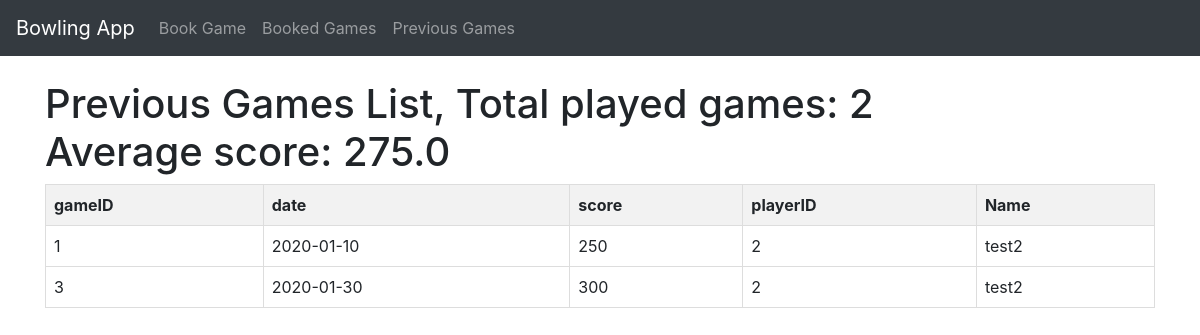
Screenshot of /previous_games (signed in) with the database file from the repository.
### tables this page shows
CREATE TABLE PreviousGames (gameID INTEGER PRIMARY KEY AUTOINCREMENT, date date, score INTEGER, playerID REFERENCES Players (playerID));

CREATE TABLE Players (playerID INTEGER PRIMARY KEY, fName varchar, lName varchar, email varchar, password varchar);

### app.py (the view)
@app.route("/previous_games", methods=["GET"])
def show_previous_games():
    player_ID = session["player_id"]
    return render_template("previous_games.html", previousGames=query_db('SELECT * FROM previousGames INNER JOIN players ON previousGames.playerID = players.playerID WHERE previousGames.playerID = ?', [player_ID]),
    numOfGames=query_db('SELECT COUNT(?) AS numOfGames FROM previousGames WHERE playerID = ? GROUP BY playerID ',[player_ID, player_ID]),
    avg_score=average_score(player_ID))

### app.py (called while the page is built)
def average_score(playerID):
    return query_db("SELECT playerID, AVG(score) AS avgScore FROM previousGames WHERE playerID = ? GROUP BY playerID", [playerID])

### test.py (called while the page is built)
def get_db():
    db = getattr(g, '_database', None)
    if db is None:
        db = g._database = sqlite3.connect(DATABASE)
        db.row_factory = sqlite3.Row
    return db

def query_db(query, args=(), one=False, commit=False):
    try:
            if commit:
                db = get_db()
                cur = db.execute(query, args)
                db.commit()
                cur.close()
                return None
            cur = get_db().execute(query, args)
            rv = cur.fetchall()
            cur.close()
            return (rv[0] if rv else None) if one else rv
    except sqlite3.Error as e:
            print("SQLite error:", e)
            return e  # Or raise an exception if needed

### template/previous_games.html (shortened to what this page needs)
<!DOCTYPE html>
<html lang="en">
<head>
    <link rel="stylesheet" href="https://maxcdn.bootstrapcdn.com/bootstrap/4.5.2/css/bootstrap.min.css">
</head>
<body>
    <nav class="navbar navbar-expand-lg navbar-dark bg-dark">
        <a class="navbar-brand" href="/logged_in">Bowling App</a>
        <div class="collapse navbar-collapse" id="navbarNav">
            <ul class="navbar-nav">
                <li class="nav-item">
                    <a class="nav-link" href="/book_game">Book Game</a>
                </li>
                <li class="nav-item">
                    <a class="nav-link" href="/booked_games">Booked Games</a>
                </li>
                <li class="nav-item">
                    <a class="nav-link" href="/previous_games">Previous Games</a>
                </li>
            </ul>
        </div>
    </nav>
    <div class="container mt-4">
        {% for num in numOfGames %}
            <h1>Previous Games List, Total played games: {{num['numOfGames']}} <br>
        {% endfor %}
        {% for avg in avg_score %}
            Average score: {{avg['avgScore']}}
        {% endfor %}
        </h1>
        <table>
            <thead>
                <tr>
                    <th>gameID</th>
                    <th>date</th>
                    <th>score</th>
                    <th>playerID</th>
                    <th>Name </th>
                </tr>
            </thead>
            <tbody>
                {% for game in previousGames %}
                    <tr>
                        <td>{{ game['gameID'] }}</td>
                        <td>{{ game['date'] }}</td>
                        <td>{{ game['score'] }}</td>
                        <td>{{ game['playerID'] }}</td>
                        <td>{{ game['fName'] }}</td>
                    </tr>
                {% endfor %}
            </tbody>
        </table>
    </div>
</body>
</html>

### template/previous_games.html (style rules this page uses)
table { width: 100%; border-collapse: collapse; }
th, td { border: 1px solid #ddd; padding: 8px; text-align: left; }
th { background-color: #f2f2f2; }

### rows the page displays
PreviousGames: gameID "1", date "2020-01-10", score "250", playerID "2", fName "test2"
PreviousGames: gameID "3", date "2020-01-30", score "300", playerID "2", fName "test2"

### other values shown
{{ num['numOfGames'] }} "2"
{{ avg['avgScore'] }} "275.0"
